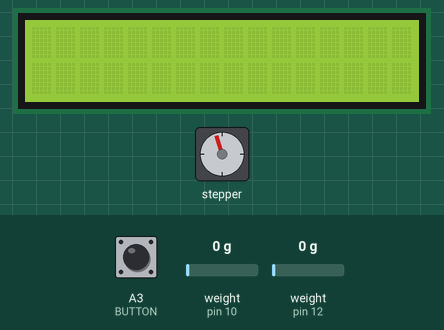
Recording of a sketch running on a simulated Arduino Uno, built with avr-gcc and run on an emulated ATmega328P. Parts: 16×2 character LCD, stepper motor. The inputs (shaded band) are chosen by the test bench; at power-on: A3 (BUTTON) HIGH, weight on the scale (sensors on pin 10, pin 12) 0 g. Stepper angles assume 3200 steps per turn.

Above: at 3.7 s.
3.8 s: A3 (BUTTON) pulled LOW for 0.4 s
10.0 s: weight on the scale (sensor on pin 10) set to 1250 g
11.8 s: weight on the scale (sensor on pin 12) set to 100 g
15.1 s: weight on the scale (sensor on pin 12) set to 1250 g
At 15.47 s:
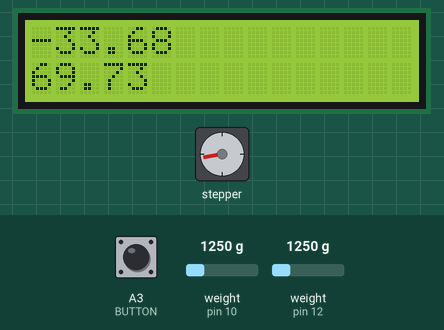
16.8 s: weight on the scale (sensor on pin 12) set to 3750 g
At 17.39 s:
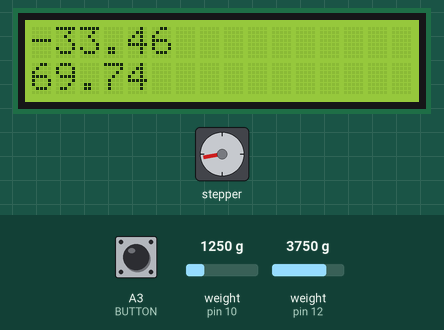
18.7 s: weight on the scale (sensor on pin 10) set to 100 g
At 20.9 s:
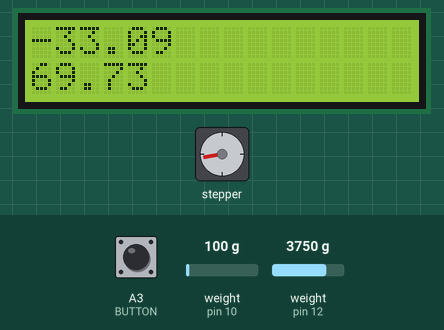
Timing chart, 0 to 21.2 s (numbered marks = the images above; inputs shaded):
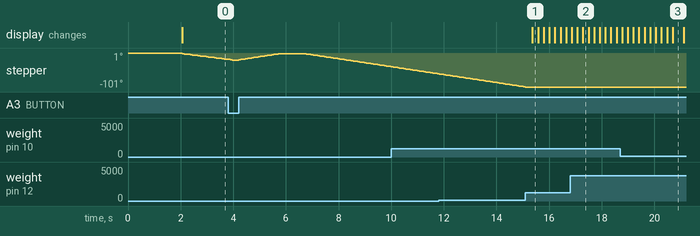

The sketch:

iter_test_bed.ino
```cpp
#include "HX711.h"
#include "Wire.h"
#include "LiquidCrystal_I2C.h"
#include "A4988.h"

//define some useful words
#define MOTOR_STEPS 200
#define RPM 2
#define MICROSTEPS 16
//stress gauge pins
#define DT_L 12
#define SCK_L 13
#define DT_R 10
#define SCK_R 11
//button pin
#define BUTTON A3
//step motor driver pins
#define STEP_1 7
#define DIR_1 8
#define EN_1 9
#define STEP_2 4
#define DIR_2 5
#define EN_2 6
//initiate classes
BasicStepperDriver stepper_1(MOTOR_STEPS, DIR_1, STEP_1);
BasicStepperDriver stepper_2(MOTOR_STEPS, DIR_2, STEP_2);
HX711 scale_1;
HX711 scale_2;
LiquidCrystal_I2C lcd(0x27, 16, 2);
//some more useful vars
float calibration_factor_L = 2.53;
float calibration_factor_R = -0.08;
float units_1 = 0.0;
float units_2 = 0.0;
float screen_var_1;
float screen_var_2;
int buttonState = 0;
bool isCalibrated = false;

//calibrates vertical stepper motor
void calibrate_1() {
  if (isCalibrated == false) {
    for (int i = 1; i <= 200; i++) {
      stepper_1.rotate(-3);
      buttonState = digitalRead(BUTTON);
      if (buttonState == LOW) {
        stepper_1.rotate(20);
        delay(1000);
        isCalibrated = true;
        break;
      }
      delay(50);
    }
  }
}

void setup() {
  Serial.begin(9600);
  scale_1.begin(DT_L, SCK_L);
  scale_1.set_scale();
  scale_1.tare();
  scale_1.set_scale(calibration_factor_L);

  scale_2.begin(DT_R, SCK_R);
  scale_2.set_scale();
  scale_2.tare();
  scale_2.set_scale(calibration_factor_R);
  lcd.init();
  lcd.backlight();

  stepper_1.begin(RPM, MICROSTEPS);
  stepper_2.begin(RPM, MICROSTEPS);
  pinMode(BUTTON, INPUT);
  calibrate_1();
}

void loop() {
  stepper_1.rotate(-100);

  for (int i = 0; i < 500; i++) {
    units_1 += 0.1 * (scale_1.read() - units_1);
    screen_var_1 = units_1 / 13749.6216 - 31 - 1.2 - 1.5;
    units_2 += 0.3 * (scale_2.read() - units_2);
    screen_var_2 = -(units_2 / 15937.8787 - 69.73);
    lcd.setCursor(0, 0);
    lcd.print(screen_var_1);
    lcd.setCursor(0, 1);
    lcd.print(screen_var_2);
  }
  delay(2000);
  stepper_1.rotate(-80);
  delay(2000);
  stepper_1.rotate(-60);
  delay(2000);
  stepper_1.rotate(-22);

  for (int i = 0; i < 500; i++) {
    units_1 += 0.1 * (scale_1.read() - units_1);
    screen_var_1 = units_1 / 13749.6216 - 31 - 1.2 - 1.5;
    units_2 += 0.3 * (scale_2.read() - units_2);
    screen_var_2 = -(units_2 / 15937.8787 - 69.73);
    lcd.setCursor(0, 0);
    lcd.print(screen_var_1);
    lcd.setCursor(0, 1);
    lcd.print(screen_var_2);
  }
  delay(2000);
  stepper_1.rotate(-100);
  delay(2000);
  isCalibrated = false;
  calibrate_1();
  delay(2000);
}

//possible modes for A4988 driver:
// L L L FULL STEP 1
// H L L HALF STEP 2
// L H L QUARTER STEP 4
// H H L EIGTH STEP 8
// H H H SIXTEENTH STEP 16
// Set MICROSTEPS as DIVIDER of step
// EXAMPLE
// For quarter step mode, do MICROSTEPS = 4
```
